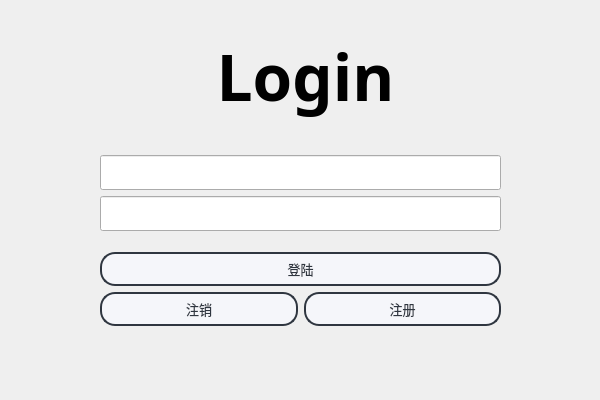
<?xml version="1.0" encoding="UTF-8"?>
<ui version="4.0">
 <class>TcpClient</class>
 <widget class="QWidget" name="TcpClient">
  <property name="geometry">
   <rect>
    <x>0</x>
    <y>0</y>
    <width>600</width>
    <height>400</height>
   </rect>
  </property>
  <property name="windowTitle">
   <string>网盘登陆</string>
  </property>
  <property name="windowIcon">
   <iconset resource="resources.qrc">
    <normaloff>:/icon/resource/windowIcon.png</normaloff>:/icon/resource/windowIcon.png</iconset>
  </property>
  <widget class="QWidget" name="contianer" native="true">
   <property name="geometry">
    <rect>
     <x>0</x>
     <y>0</y>
     <width>600</width>
     <height>400</height>
    </rect>
   </property>
   <widget class="QWidget" name="layoutWidget">
    <property name="geometry">
     <rect>
      <x>100</x>
      <y>140</y>
      <width>401</width>
      <height>201</height>
     </rect>
    </property>
    <layout class="QVBoxLayout" name="inputcontainer">
     <item>
      <layout class="QGridLayout" name="gridLayout">
       <item row="0" column="0">
        <layout class="QHBoxLayout" name="horizontalLayout">
         <item>
          <widget class="QtMaterialAutoComplete" name="name_line_edit">
           <property name="font">
            <font>
             <family>Agency FB</family>
             <pointsize>14</pointsize>
            </font>
           </property>
           <property name="alignment">
            <set>Qt::AlignHCenter|Qt::AlignTop</set>
           </property>
           <property name="placeholderText">
            <string/>
           </property>
          </widget>
         </item>
        </layout>
       </item>
       <item row="1" column="0">
        <layout class="QHBoxLayout" name="horizontalLayout_2">
         <item>
          <widget class="QtMaterialAutoComplete" name="pwd_line_edit">
           <property name="font">
            <font>
             <family>Agency FB</family>
             <pointsize>14</pointsize>
            </font>
           </property>
           <property name="echoMode">
            <enum>QLineEdit::Password</enum>
           </property>
           <property name="alignment">
            <set>Qt::AlignHCenter|Qt::AlignTop</set>
           </property>
           <property name="placeholderText">
            <string/>
           </property>
          </widget>
         </item>
        </layout>
       </item>
      </layout>
     </item>
     <item>
      <layout class="QVBoxLayout" name="verticalLayout">
       <item>
        <widget class="QPushButton" name="login_in_btn">
         <property name="font">
          <font>
           <family>微软雅黑</family>
           <pointsize>10</pointsize>
           <weight>50</weight>
           <italic>false</italic>
           <bold>false</bold>
          </font>
         </property>
         <property name="styleSheet">
          <string notr="true">QPushButton{
	font: 10pt &quot;微软雅黑&quot;;
    color: #2f3640;
    background-color: #f5f6fa;
    border-color: #2f3640;
    border-radius: 15px;
    border-style: solid;
    border-width: 2px;
    padding: 5px;
}

/**鼠标停留在按钮上的样式**/
QPushButton::hover{	
    color: #FFFFFF;
    background-color: #718093;
    border-color: #2f3640;
}

/**鼠标按压下去的样式**/
QPushButton::pressed,QPushButton::checked{
    color: #FFFFFF;
    background-color: qlineargradient(spread:pad, x1:0, y1:0, x2:0, y2:1, stop:0 #273c75, stop:1 #487eb0);
}

/**按钮失能情况下样式**/
QPushButton::disabled{
    color: #FFFFFF;
    background-color: #dcdde1;
    border-color: #dcdde1;
}</string>
         </property>
         <property name="text">
          <string>登陆</string>
         </property>
        </widget>
       </item>
       <item>
        <layout class="QHBoxLayout" name="horizontalLayout_3">
         <item>
          <widget class="QPushButton" name="login_out_btn">
           <property name="font">
            <font>
             <family>微软雅黑</family>
             <pointsize>10</pointsize>
             <weight>50</weight>
             <italic>false</italic>
             <bold>false</bold>
            </font>
           </property>
           <property name="styleSheet">
            <string notr="true">QPushButton{
	font: 10pt &quot;微软雅黑&quot;;
    color: #2f3640;
    background-color: #f5f6fa;
    border-color: #2f3640;
    border-radius: 15px;
    border-style: solid;
    border-width: 2px;
    padding: 5px;
}

/**鼠标停留在按钮上的样式**/
QPushButton::hover{	
    color: #FFFFFF;
    background-color: #718093;
    border-color: #2f3640;
}

/**鼠标按压下去的样式**/
QPushButton::pressed,QPushButton::checked{
    color: #FFFFFF;
    background-color: qlineargradient(spread:pad, x1:0, y1:0, x2:0, y2:1, stop:0 #273c75, stop:1 #487eb0);
}

/**按钮失能情况下样式**/
QPushButton::disabled{
    color: #FFFFFF;
    background-color: #dcdde1;
    border-color: #dcdde1;
}</string>
           </property>
           <property name="text">
            <string>注销</string>
           </property>
          </widget>
         </item>
         <item>
          <widget class="QPushButton" name="reg_btn">
           <property name="font">
            <font>
             <family>微软雅黑</family>
             <pointsize>10</pointsize>
             <weight>50</weight>
             <italic>false</italic>
             <bold>false</bold>
            </font>
           </property>
           <property name="styleSheet">
            <string notr="true">QPushButton{
	font: 10pt &quot;微软雅黑&quot;;
    color: #2f3640;
    background-color: #f5f6fa;
    border-color: #2f3640;
    border-radius: 15px;
    border-style: solid;
    border-width: 2px;
    padding: 5px;
}

/**鼠标停留在按钮上的样式**/
QPushButton::hover{	
    color: #FFFFFF;
    background-color: #718093;
    border-color: #2f3640;
}

/**鼠标按压下去的样式**/
QPushButton::pressed,QPushButton::checked{
    color: #FFFFFF;
    background-color: qlineargradient(spread:pad, x1:0, y1:0, x2:0, y2:1, stop:0 #273c75, stop:1 #487eb0);
}

/**按钮失能情况下样式**/
QPushButton::disabled{
    color: #FFFFFF;
    background-color: #dcdde1;
    border-color: #dcdde1;
}</string>
           </property>
           <property name="text">
            <string>注册</string>
           </property>
          </widget>
         </item>
        </layout>
       </item>
      </layout>
     </item>
    </layout>
   </widget>
   <widget class="QLabel" name="label">
    <property name="geometry">
     <rect>
      <x>200</x>
      <y>30</y>
      <width>211</width>
      <height>91</height>
     </rect>
    </property>
    <property name="font">
     <font>
      <family>极影毁片荧圆</family>
      <pointsize>48</pointsize>
      <weight>75</weight>
      <bold>true</bold>
     </font>
    </property>
    <property name="text">
     <string>Login</string>
    </property>
    <property name="alignment">
     <set>Qt::AlignCenter</set>
    </property>
   </widget>
  </widget>
 </widget>
 <customwidgets>
  <customwidget>
   <class>QtMaterialAutoComplete</class>
   <extends>QLineEdit</extends>
   <header location="global">qtmaterialautocomplete.h</header>
  </customwidget>
 </customwidgets>
 <resources>
  <include location="resources.qrc"/>
 </resources>
 <connections/>
</ui>
